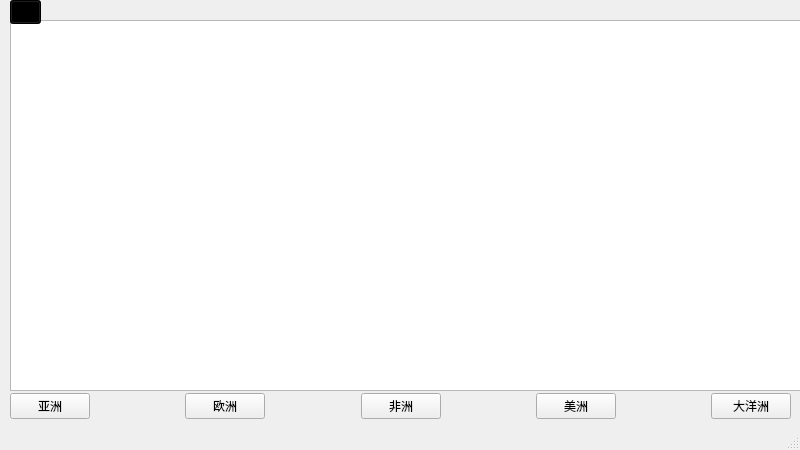
<?xml version="1.0" encoding="UTF-8"?>
<ui version="4.0">
 <class>WorldListWea</class>
 <widget class="QMainWindow" name="WorldListWea">
  <property name="geometry">
   <rect>
    <x>0</x>
    <y>0</y>
    <width>800</width>
    <height>450</height>
   </rect>
  </property>
  <property name="windowTitle">
   <string>MainWindow</string>
  </property>
  <widget class="QWidget" name="centralwidget">
   <widget class="QWidget" name="widget" native="true">
    <property name="geometry">
     <rect>
      <x>-10</x>
      <y>0</y>
      <width>811</width>
      <height>450</height>
     </rect>
    </property>
    <property name="styleSheet">
     <string notr="true">QWidget#widget{
	border-image: url(:/res/bg.jpg);
}</string>
    </property>
    <widget class="QWidget" name="layoutWidget">
     <property name="geometry">
      <rect>
       <x>30</x>
       <y>350</y>
       <width>136</width>
       <height>216</height>
      </rect>
     </property>
     <layout class="QVBoxLayout" name="verticalLayout_2">
      <item>
       <widget class="QPushButton" name="pushButton">
        <property name="styleSheet">
         <string notr="true">border:none;
background:transparent;</string>
        </property>
        <property name="text">
         <string/>
        </property>
       </widget>
      </item>
      <item>
       <widget class="QPushButton" name="pushButton_3">
        <property name="styleSheet">
         <string notr="true">border:none;
background:transparent;</string>
        </property>
        <property name="text">
         <string/>
        </property>
       </widget>
      </item>
      <item>
       <widget class="QPushButton" name="pushButton_5">
        <property name="styleSheet">
         <string notr="true">border:none;
background:transparent;</string>
        </property>
        <property name="text">
         <string/>
        </property>
       </widget>
      </item>
      <item>
       <widget class="QPushButton" name="pushButton_9">
        <property name="styleSheet">
         <string notr="true">border:none;
background:transparent;</string>
        </property>
        <property name="text">
         <string/>
        </property>
       </widget>
      </item>
      <item>
       <widget class="QPushButton" name="pushButton_2">
        <property name="styleSheet">
         <string notr="true">border:none;
background:transparent;</string>
        </property>
        <property name="text">
         <string>广州</string>
        </property>
       </widget>
      </item>
      <item>
       <widget class="QPushButton" name="pushButton_10">
        <property name="styleSheet">
         <string notr="true">border:none;
background:transparent;</string>
        </property>
        <property name="text">
         <string/>
        </property>
       </widget>
      </item>
     </layout>
    </widget>
    <widget class="QListWidget" name="listWidget">
     <property name="geometry">
      <rect>
       <x>20</x>
       <y>20</y>
       <width>791</width>
       <height>371</height>
      </rect>
     </property>
     <property name="styleSheet">
      <string notr="true">
QListView 
{
      show-decoration-selected: 1; 
}
 
QListView::item:alternate 
{
      background: #EEEEEE;
}
 
QListView::item:selected 
{
      border: 1px solid #6a6ea9;
}
 
QListView::item:selected:!active 
{
      background: qlineargradient(x1: 0, y1: 0, x2: 0, y2: 1,
                                  stop: 0 #ABAFE5, stop: 1 #8588B2);
}
 
QListView::item:selected:active
{
      background: qlineargradient(x1: 0, y1: 0, x2: 0, y2: 1,
                                  stop: 0 #6a6ea9, stop: 1 #888dd9);
	  border-left: 3px solid black;
}
 
QListView::item:hover
{
      background: qlineargradient(x1: 0, y1: 0, x2: 0, y2: 1,
                                  stop: 0 #FAFBFE, stop: 1 #DCDEF1);
	  border-left: 3px solid rgb(130, 130, 130);
}
//适用于开启交替颜色
QListWidget#listWidget
{
    alternate-background-color:blue;background:yellow
}</string>
     </property>
    </widget>
    <widget class="QWidget" name="layoutWidget">
     <property name="geometry">
      <rect>
       <x>20</x>
       <y>390</y>
       <width>781</width>
       <height>33</height>
      </rect>
     </property>
     <layout class="QHBoxLayout" name="horizontalLayout_9">
      <item>
       <widget class="QPushButton" name="AsiaBtn">
        <property name="styleSheet">
         <string notr="true"/>
        </property>
        <property name="text">
         <string>亚洲</string>
        </property>
       </widget>
      </item>
      <item>
       <spacer name="horizontalSpacer_3">
        <property name="orientation">
         <enum>Qt::Horizontal</enum>
        </property>
        <property name="sizeHint" stdset="0">
         <size>
          <width>40</width>
          <height>20</height>
         </size>
        </property>
       </spacer>
      </item>
      <item>
       <widget class="QPushButton" name="EuBTn">
        <property name="text">
         <string>欧洲</string>
        </property>
       </widget>
      </item>
      <item>
       <spacer name="horizontalSpacer_4">
        <property name="orientation">
         <enum>Qt::Horizontal</enum>
        </property>
        <property name="sizeHint" stdset="0">
         <size>
          <width>40</width>
          <height>20</height>
         </size>
        </property>
       </spacer>
      </item>
      <item>
       <widget class="QPushButton" name="AfBtn">
        <property name="text">
         <string>非洲</string>
        </property>
       </widget>
      </item>
      <item>
       <spacer name="horizontalSpacer_5">
        <property name="orientation">
         <enum>Qt::Horizontal</enum>
        </property>
        <property name="sizeHint" stdset="0">
         <size>
          <width>40</width>
          <height>20</height>
         </size>
        </property>
       </spacer>
      </item>
      <item>
       <widget class="QPushButton" name="NaBTn">
        <property name="text">
         <string>美洲</string>
        </property>
       </widget>
      </item>
      <item>
       <spacer name="horizontalSpacer_6">
        <property name="orientation">
         <enum>Qt::Horizontal</enum>
        </property>
        <property name="sizeHint" stdset="0">
         <size>
          <width>40</width>
          <height>20</height>
         </size>
        </property>
       </spacer>
      </item>
      <item>
       <widget class="QPushButton" name="OaBTn">
        <property name="text">
         <string>大洋洲</string>
        </property>
       </widget>
      </item>
     </layout>
    </widget>
    <widget class="QPushButton" name="Back">
     <property name="geometry">
      <rect>
       <x>20</x>
       <y>0</y>
       <width>31</width>
       <height>24</height>
      </rect>
     </property>
     <property name="styleSheet">
      <string notr="true">background-color: rgba(0, 0, 0,1);</string>
     </property>
     <property name="text">
      <string/>
     </property>
     <property name="icon">
      <iconset resource="res.qrc">
       <normaloff>:/res/back.png</normaloff>:/res/back.png</iconset>
     </property>
    </widget>
   </widget>
  </widget>
  <widget class="QMenuBar" name="menubar">
   <property name="geometry">
    <rect>
     <x>0</x>
     <y>0</y>
     <width>800</width>
     <height>28</height>
    </rect>
   </property>
  </widget>
  <widget class="QStatusBar" name="statusbar"/>
 </widget>
 <resources>
  <include location="res.qrc"/>
 </resources>
 <connections/>
</ui>
